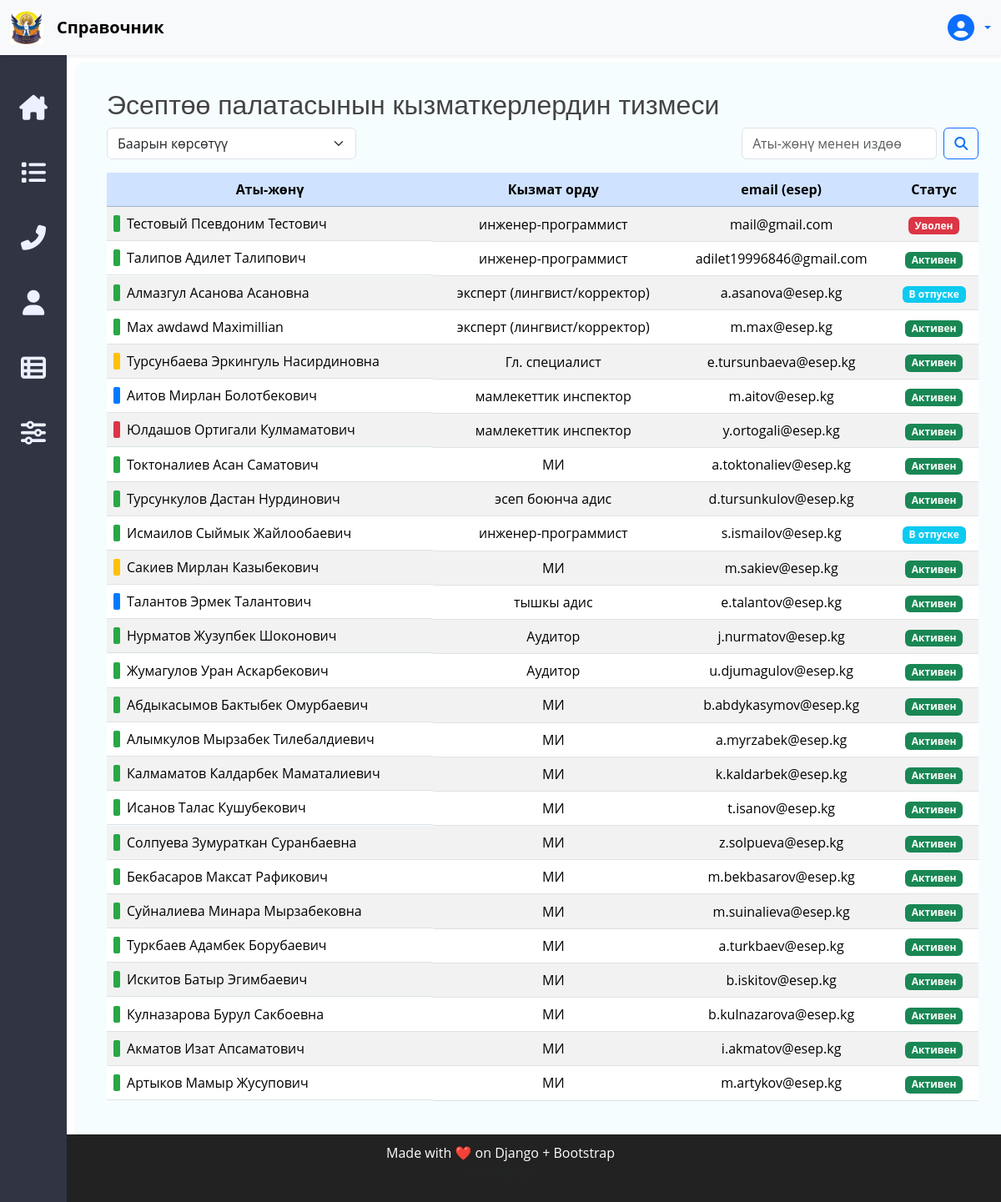
Page /employee_list/ on the committed database.
### accounts/models.py (models this page shows, shortened)
class Profile(models.Model):
    GENDER_CHOICES = [
        ('male', 'Мужской'),
        ('female', 'Женский'),
    ]
    STATUS_CHOICES = [
        ('active', 'Активен'),
        ('vacation', 'В отпуске'),
        ('fired', 'Уволен'),
    ]
    user = models.OneToOneField(User, on_delete=models.SET_NULL, null=True, blank=True,
                                related_name="profile", verbose_name="Учётная запись", )
    first_name = models.CharField("Имя", max_length=100)
    last_name = models.CharField("Фамилия", max_length=100)
    patronymic = models.CharField("Отчество", max_length=100, blank=True, null=True)
    pin = models.CharField("ИНН", max_length=20, unique=True, null=True, blank=True)
    birth_date = models.DateField("Дата рождения", null=True, blank=True)
    gender = models.CharField("Пол", max_length=10, choices=GENDER_CHOICES, blank=True)
    position = models.ForeignKey(Position, on_delete=models.SET_NULL,
                                 null=True, blank=True, verbose_name="Должность", related_name="profiles")
    office = models.ForeignKey(Office, on_delete=models.SET_NULL, null=True, blank=True, verbose_name="Филиал")
    email = models.EmailField("Email", blank=True, null=True)
    phone_number_work = models.CharField("Рабочий телефон",
                                         max_length=20, blank=True, null=True, default="-")
    phone_number_mobile = models.CharField("Мобильный телефон",
                                           max_length=20, blank=True, null=True, default="-")
    phone_number_government = models.CharField("Правит. телефон",
                                               max_length=10, blank=True, null=True, default="-")
    office_number = models.CharField("№ кабинета", max_length=5, blank=True, null=True, default="-")
    user_photo = models.ImageField("Фото пользователя", upload_to="user_photos/", blank=True, null=True)
    bio = models.TextField("О себе", blank=True, null=True, default="-")
    created_at = models.DateTimeField("Создан", auto_now_add=True)
    updated_at = models.DateTimeField("Обновлён", auto_now=True)
    status = models.CharField("Статус", max_length=10, choices=STATUS_CHOICES, default="active")
    is_inspector = models.BooleanField("Инспектор", default=False)

### core/models.py (models this page shows, shortened)
class Position(models.Model):
    title = models.CharField(_("Название должности"), max_length=150)
    department = models.ForeignKey(
        Department,
        on_delete=models.CASCADE,
        related_name="positions",
        null=True, blank=True,
        verbose_name="Отдел"
    )

### core/views.py (the view)
# urls.py: path("employee_list/", ProfileOfficesListView.as_view(), name="employees"),
class ProfileOfficesListView(ListView):
    model = Profile
    template_name = "core/empl_list.html"
    context_object_name = "employees"
    def get_queryset(self):
        queryset = super().get_queryset().select_related("office")
        office_id = self.request.GET.get("office")
        if office_id:
            queryset = queryset.filter(office_id=office_id)
        query = self.request.GET.get("q")
        if query:
            queryset = queryset.filter(
                Q(last_name__icontains=query) |
                Q(first_name__icontains=query) |
                Q(email__icontains=query)
            )
        return queryset
    def get_context_data(self, **kwargs):
        context = super().get_context_data(**kwargs)
        context["offices"] = Office.objects.all()
        context["selected_office"] = self.request.GET.get("office")
        return context

### core/templates/core/empl_list.html (shortened to what this page needs)
{% extends "base.html" %}
{% load i18n %}
{% block content %}
<div class="container mt-2">
    <h2>{% trans 'Эсептөө палатасынын кызматкерлердин тизмеси' %}</h2>
    <div class="d-flex justify-content-between align-items-center mb-3">
        <form method="get" class="d-flex">
            <select name="office" class="form-select me-2" onchange="this.form.submit()">
                <option value="">{% trans 'Баарын көрсөтүү' %}</option>
            </select>
        </form>
        <form method="get" class="d-flex" role="search">
            <input
                    type="text"
                    name="q"
                    value="{{ request.GET.q }}"
                    class="form-control me-2"
                    placeholder="{% trans 'Аты-жөнү менен издөө' %}">
            <button class="btn btn-outline-primary" type="submit"><i class="fa-solid fa-magnifying-glass"></i></button>
        </form>
    </div>
    <table class="table table-striped table-hover text-center align-middle ">
        <thead class="table-primary">
        </thead>
        <tbody>
        {% for employee in employees %}
        <tr onclick="window.location='{% url 'employee_detail' employee.pk %}'" style="cursor:pointer;">
            <td class="text-start d-flex align-items-center">
                {% if employee.office_id == 1 %}
                <span class="office-marker office-green"></span>
                {% elif employee.office_id == 2 %}
                <span class="office-marker office-yellow"></span>
                {% elif employee.office_id == 3 %}
                <span class="office-marker office-blue"></span>
                {% elif employee.office_id == 4 %}
                <span class="office-marker office-red"></span>
                {% endif %}
                {{ employee.last_name }} {{ employee.first_name }} {{ employee.patronymic }}
            </td>
            <td>{{ employee.position.title }}</td>
            <td>{{ employee.email }}</td>
            <td> {% if employee.status == 'active' %}
                <span class="badge bg-success">{{ employee.get_status_display }}</span>
                {% elif employee.status == 'vacation' %}
                <span class="badge bg-info">{{ employee.get_status_display }}</span>
                {% elif employee.status == 'fired' %}
                <span class="badge bg-danger">{{ employee.get_status_display }}</span>
                {% else %}
                {{ employee.get_status_display }}
                {% endif %}
            </td>
        </tr>
        {% empty %}
        <tr>
            <td colspan="6">{% trans 'Кызматкер жок' %}</td>
        </tr>
        {% endfor %}
        </tbody>
    </table>
</div>
{% endblock %}

### static/assets/css/style.css (style rules this page uses)
:root { scroll-behavior: smooth; }
html, body { font-family: "Open Sans", sans-serif; background-image: url('/media/user_photos/back-image.png'); background-size: cover; color: #444444; display: flex; flex-direction: column; height: 100%; margin: 0; }
h1, h2, h3, h4, h5, h6 { font-family: "Nunito", sans-serif; }
:root { --sidebar-background-color: #313443; --active-sidebar-link-color: #5e6b96; --hover-sidebar-link-color: var(--active-sidebar-link-color); --active-link-color: #98D7EC; --tooltip-background-color: var(--sidebar-background-color); }
.office-marker { display: inline-block; width: 8px; height: 20px; margin-right: 8px; border-radius: 2px; }
.office-green { background-color: #28a745; }
.office-yellow { background-color: #ffc107; }
.office-red { background-color: #dc3545; }
.office-blue { background-color: #007bff; }

### rows in the picture
Profile: last_name "Тестовый", first_name "Псевдоним", patronymic "Тестович", position "инженер-программист", email "mail@gmail.com", status "Уволен"
Profile: last_name "Талипов", first_name "Адилет", patronymic "Талипович", position "инженер-программист", email "adilet19996846@gmail.com", status "Активен"
Profile: last_name "Алмазгул", first_name "Асанова", patronymic "Асановна", position "эксперт (лингвист/корректор)", email "a.asanova@esep.kg", status "В отпуске"
Profile: last_name "Max", first_name "awdawd", patronymic "Maximillian", position "эксперт (лингвист/корректор)", email "m.max@esep.kg", status "Активен"
Profile: last_name "Турсунбаева", first_name "Эркингуль", patronymic "Насирдиновна", position "Гл. специалист", email "e.tursunbaeva@esep.kg", status "Активен"
Profile: last_name "Аитов", first_name "Мирлан", patronymic "Болотбекович", position "мамлекеттик инспектор", email "m.aitov@esep.kg", status "Активен"
Profile: last_name "Юлдашов", first_name "Ортигали", patronymic "Кулмаматович", position "мамлекеттик инспектор", email "y.ortogali@esep.kg", status "Активен"
Profile: last_name "Токтоналиев", first_name "Асан", patronymic "Саматович", position "МИ", email "a.toktonaliev@esep.kg", status "Активен"
Profile: last_name "Турсункулов", first_name "Дастан", patronymic "Нурдинович", position "эсеп боюнча адис", email "d.tursunkulov@esep.kg", status "Активен"
Profile: last_name "Исмаилов", first_name "Сыймык", patronymic "Жайлообаевич", position "инженер-программист", email "s.ismailov@esep.kg", status "В отпуске"
Profile: last_name "Сакиев", first_name "Мирлан", patronymic "Казыбекович", position "МИ", email "m.sakiev@esep.kg", status "Активен"
Profile: last_name "Талантов", first_name "Эрмек", patronymic "Талантович", position "тышкы адис", email "e.talantov@esep.kg", status "Активен"
Profile: last_name "Нурматов", first_name "Жузупбек", patronymic "Шоконович", position "Аудитор", email "j.nurmatov@esep.kg", status "Активен"
Profile: last_name "Жумагулов", first_name "Уран", patronymic "Аскарбекович", position "Аудитор", email "u.djumagulov@esep.kg", status "Активен"
Profile: last_name "Абдыкасымов", first_name "Бактыбек", patronymic "Омурбаевич", position "МИ", email "b.abdykasymov@esep.kg", status "Активен"
Profile: last_name "Алымкулов", first_name "Мырзабек", patronymic "Тилебалдиевич", position "МИ", email "a.myrzabek@esep.kg", status "Активен"
Profile: last_name "Калмаматов", first_name "Калдарбек", patronymic "Маматалиевич", position "МИ", email "k.kaldarbek@esep.kg", status "Активен"
Profile: last_name "Исанов", first_name "Талас", patronymic "Кушубекович", position "МИ", email "t.isanov@esep.kg", status "Активен"
Profile: last_name "Солпуева", first_name "Зумураткан", patronymic "Суранбаевна", position "МИ", email "z.solpueva@esep.kg", status "Активен"
Profile: last_name "Бекбасаров", first_name "Максат", patronymic "Рафикович", position "МИ", email "m.bekbasarov@esep.kg", status "Активен"
Profile: last_name "Суйналиева", first_name "Минара", patronymic "Мырзабековна", position "МИ", email "m.suinalieva@esep.kg", status "Активен"
Profile: last_name "Туркбаев", first_name "Адамбек", patronymic "Борубаевич", position "МИ", email "a.turkbaev@esep.kg", status "Активен"
Profile: last_name "Искитов", first_name "Батыр", patronymic "Эгимбаевич", position "МИ", email "b.iskitov@esep.kg", status "Активен"
Profile: last_name "Кулназарова", first_name "Бурул", patronymic "Сакбоевна", position "МИ", email "b.kulnazarova@esep.kg", status "Активен"
Profile: last_name "Акматов", first_name "Изат", patronymic "Апсаматович", position "МИ", email "i.akmatov@esep.kg", status "Активен"
Profile: last_name "Артыков", first_name "Мамыр", patronymic "Жусупович", position "МИ", email "m.artykov@esep.kg", status "Активен"
